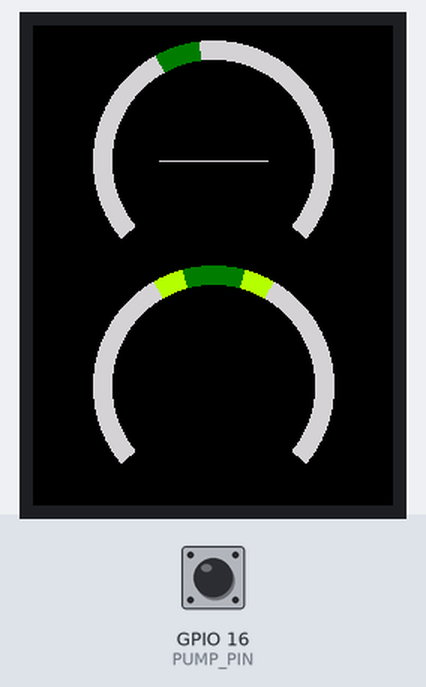
Bench run of a sketch on a simulated ESP32. On the bench: 240×320 colour display. Inputs (shaded band) come from the test bench; at power-on: GPIO 16 (PUMP_PIN) HIGH. WiFi joins after 1.5 s; servers stay silent unless stated; what the sketch prints to the serial monitor is not drawn.

Above: at 0.4 s.
At 3.4 s:
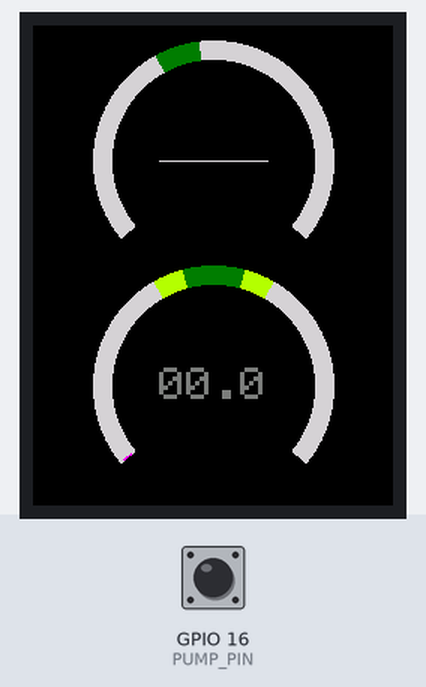
3.5 s: GPIO 16 (PUMP_PIN) pulled LOW for 3.2 s
At 6.9 s:
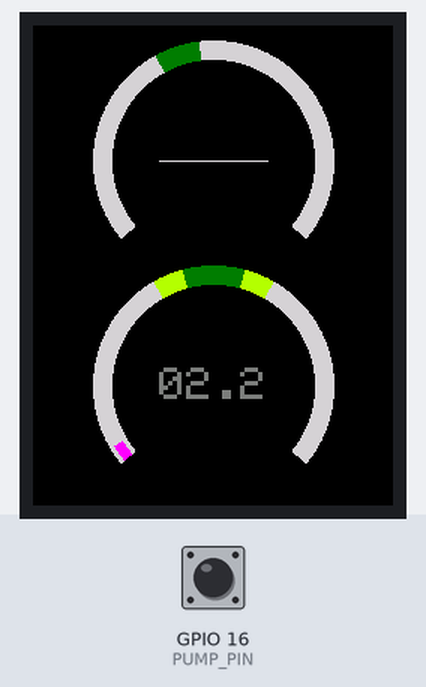
Timing chart, 0 to 8.4 s (numbered marks = the images above; inputs shaded):
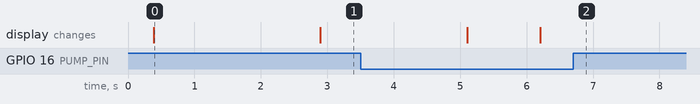

Measured:
- after the input at 3.5 s, the display: first changes after 1.6 s (image 2 shows a later state)
- what the display in image 0 shows lasts 2.5 s, from 0.4 s to 2.9 s

The sketch:

maralicious.ino
```cpp
#include <Arduino.h>


#include "src/config/secrets.h"
#include "src/config/debug.h"
#include "src/config/pins.h"

#include "src/MaraDisplayer.h"
#include "src/MaraWifiServer.h"
#include "src/MaraSerialReader.h"
#include "src/MaraTimer.h"

MaraDisplayer* md;
MaraWifiServer* mws;
MaraSerialReader* msr;
MaraTimer* mt;

void setup()
{
    Serial.begin(115200);
    Serial.println("Starting setup");

    // timer
    mt = new MaraTimer(PUMP_PIN);
    // display
    md = new MaraDisplayer();
    // wifi
    mws = new MaraWifiServer(80, wifiSsid, wifiPassword);
    //serial
    msr = MaraSerialReader::getInstance();
    Serial.println("Ending setup");
}

void loop()
{
    char buffer[128];
    MaraSerialReader::MaraXOutput maraXOutput;
    long timer;

    if(msr->readMaraSerial(maraXOutput))
    {
        md->drawTempArc(maraXOutput.hxTemp, maraXOutput.steamTemp);
        md->drawHeaterOnDot(maraXOutput.heaterOn);
        md->drawStatusChar(maraXOutput.steamOrBrew);
        sprintf(buffer, "Read: %s\n", maraXOutput.completeString.c_str());
        mws->broadcastMessage(buffer);
    }
    else
    {
        sprintf(buffer, "Failed to parse :%s\n", maraXOutput.completeString.c_str());
        mws->broadcastMessage(buffer);
    }
    timer = mt->stopwatch();

    md->drawTimerArc(timer);
    delay(100);
}
```

MaraDisplayer.cpp
```cpp
#include "MaraDisplayer.h"
#include <math.h>

#include "config/debug.h"
#include "config/espresso_parameters.h"

#define ARC_ANGLE 260
#define ARC_WIDTH 12
#define TIMER_FONT 1
#define BACKGROUND_COLOR TFT_BLACK
#define TIMER_COLOR TFT_MAGENTA
#define TARGET_TIME_COLOR TFT_DARKGREEN
#define LESSER_TARGET_TIME_COLOR TFT_GREENYELLOW
#define HEATER_DOT_SIZE 5

//apparently this needs to be defined in global scope only
TFT_eSPI tft = TFT_eSPI();

MaraDisplayer::MaraDisplayer()
{
    tft.init();
    tft.invertDisplay(1);
    tft.setRotation(2);
    tft.setTextSize(3);
    tft.fillScreen(TFT_WHITE); //quick and dirty ghosting fix on boot
    delay(50);
    tft.fillScreen(BACKGROUND_COLOR);
    tft.setTextColor(TFT_DARKGREY, BACKGROUND_COLOR);

    //idk why this works but its somehow a good radius on the t-display, probably needs to be fixed for other displays
    timerRadius = tft.height()/4;

    timerCenterX = tft.width()/2;
    //bottom of the screen
    timerCenterY = tft.height() - timerRadius;

    barStart = 180-ARC_ANGLE/2;
    barEnd = 180+ARC_ANGLE/2;
    greenBarStart = 180-((ARC_ANGLE/2) * TARGET_SHOT_TIME_RANGE/TARGET_SHOT_TIME);
    greenBarEnd = 180+((ARC_ANGLE/2) * TARGET_SHOT_TIME_RANGE/TARGET_SHOT_TIME);
    yellowBarStart = 180-((ARC_ANGLE/2) * TARGET_SHOT_TIME_LESSER_RANGE/TARGET_SHOT_TIME);
    yellowBarEnd = 180+((ARC_ANGLE/2) * TARGET_SHOT_TIME_LESSER_RANGE/TARGET_SHOT_TIME);


    //temperature thing is on the top of the display
    tempRadius = timerRadius;
    tempCenterX = timerCenterX;
    tempCenterY = tempRadius + 10;

    targetTemperatureArcAngle = map(HX_TARGET_TEMPERATURE, HX_TEMP_LOWER_LIMIT, HX_TEMP_UPPER_LIMIT, 180-ARC_ANGLE/2, 180+ARC_ANGLE/2);
    targetTempStart = targetTemperatureArcAngle - map(HX_TARGET_TEMPERATURE_RANGE, 0, HX_TARGET_TEMPERATURE, 0, ARC_ANGLE);
    targetTempEnd = targetTemperatureArcAngle + map(HX_TARGET_TEMPERATURE_RANGE, 0, HX_TARGET_TEMPERATURE, 0, ARC_ANGLE);

    drawTimerArcOutline();
    drawTempArcOutline();
}


/// @brief Draws an arc based on the timer input, arc is constrained between 0 and 2 * TARGET_SHOT_TIME so that target is always on top
/// @param currentTime int, timer value in milliseconds
void MaraDisplayer::drawTimerArc(time_t currentTime)
{
    if (previousTimer > currentTime) //reset the timer
        drawTimerArcOutline();

    previousTimer = currentTime;
    static char buff[16];

#ifdef LIVE_DEBUG
    Serial.print("Current time: ");
    Serial.println(currentTime);

#endif

    //constrain time to within the bar's limits
    currentTime = constrain(currentTime, 0, 2 * TARGET_SHOT_TIME * 1000);

    //linscale weighted bar length
    //add 1 to not have a 0 length bar causing shenanigans
    int timerBarEnd = map(currentTime, 0, 2 * TARGET_SHOT_TIME * 1000, barStart, barEnd) + 1;

    tft.drawSmoothArc(timerCenterX, timerCenterY, timerRadius - ARC_WIDTH/4, timerRadius - (ARC_WIDTH * 3)/4, barStart, timerBarEnd, TIMER_COLOR, TIMER_COLOR, true );
    sprintf(buff, "%02d.%d", currentTime / 1000, (currentTime % 1000) / 100);
    tft.drawCentreString(buff, timerCenterX, timerCenterY - tft.fontHeight(TIMER_FONT)/2, TIMER_FONT);
}

/// @brief Draws the outline for the timer dial/arc thing
void MaraDisplayer::drawTimerArcOutline()
{
    tft.drawSmoothArc(timerCenterX, timerCenterY, timerRadius, timerRadius - ARC_WIDTH, barStart, barEnd, TFT_LIGHTGREY, TFT_LIGHTGREY, true );
    tft.drawSmoothArc(timerCenterX, timerCenterY, timerRadius, timerRadius - ARC_WIDTH, yellowBarStart, yellowBarEnd, LESSER_TARGET_TIME_COLOR, LESSER_TARGET_TIME_COLOR, false );
    tft.drawSmoothArc(timerCenterX, timerCenterY, timerRadius, timerRadius - ARC_WIDTH, greenBarStart, greenBarEnd, TARGET_TIME_COLOR, TARGET_TIME_COLOR, false );

}

/// @brief Draws the outline for the temperature dial/arc thing
void MaraDisplayer::drawTempArcOutline()
{
    tft.drawSmoothArc(tempCenterX, tempCenterY, tempRadius, tempRadius - ARC_WIDTH, barStart, barEnd, TFT_LIGHTGREY, TFT_LIGHTGREY, true );
    //add in target arcs
    tft.drawSmoothArc(tempCenterX, tempCenterY, tempRadius, tempRadius - ARC_WIDTH, targetTempStart, targetTempEnd, TARGET_TIME_COLOR, TARGET_TIME_COLOR, false );

    tft.setTextSize(2);
    //draw a horizontal line between the above two strings
    tft.drawLine(tempCenterX - tft.textWidth("25.7 C")/2, tempCenterY, tempCenterX + tft.textWidth("25.7 C")/2, tempCenterY, TFT_LIGHTGREY);
    tft.setTextSize(3);
}


/// @brief Draws the temperature dial/arc thing, the arc dial is for the heat exchanger temperature but the steam boiler temperature is also printed
/// @param hxTemp int, heat exchanger temperature
/// @param steamTemp int, steam boiler temperature
void MaraDisplayer::drawTempArc(int hxTemp, int steamTemp)
{
    char buff[16];

    //record temperature from last call, if its less than the new temperature, redraw the outline
    if (lastTemp > hxTemp)
        drawTempArcOutline();
    lastTemp = hxTemp;

    //constrain temp to be within the bar's limits
    int hxConstrainedTemp = constrain(hxTemp, HX_TEMP_LOWER_LIMIT, HX_TEMP_UPPER_LIMIT);

    //linscale weighted bar length
    //add 1 to not have a 0 length bar causing shenanigans
    int timerBarEnd = map(hxConstrainedTemp, HX_TEMP_LOWER_LIMIT, HX_TEMP_UPPER_LIMIT, barStart, barEnd) + 1;
    tft.drawSmoothArc(tempCenterX, tempCenterY, tempRadius - ARC_WIDTH/4, tempRadius - (ARC_WIDTH * 3)/4, barStart, timerBarEnd, TIMER_COLOR, TIMER_COLOR, true );


    //print temperatures
    tft.setTextSize(2);
    sprintf(buff, "%3d C", hxTemp);
    tft.drawCentreString(buff, tempCenterX, tempCenterY - tft.fontHeight(TIMER_FONT) - 2, TIMER_FONT);
    sprintf(buff, "%3d C", steamTemp);
    tft.drawCentreString(buff, tempCenterX, tempCenterY + 4, TIMER_FONT);
    tft.setTextSize(3);
}


/// @brief Draw a small green dot on the lower left of the display whenever the heater is on
/// @param heaterOn boolean, true if heater is on
void MaraDisplayer::drawHeaterOnDot(bool heaterOn)
{
    tft.fillCircle(HEATER_DOT_SIZE + 2, tft.height() - HEATER_DOT_SIZE - 2, HEATER_DOT_SIZE, heaterOn ? TFT_GREEN : BACKGROUND_COLOR);
}


/// @brief Draws a single character in the lower right of the screen, shows whether mara is on steam or coffee priority mode
/// @param statusChar char to draw
void MaraDisplayer::drawStatusChar(char statusChar)
{
    tft.drawChar(tft.width() - tft.textWidth("X", TIMER_FONT)/2, tft.height() - tft.fontHeight(TIMER_FONT)/2, statusChar, TFT_WHITE, BACKGROUND_COLOR, TIMER_FONT);
}


/// @brief Calculates arc angle based on a chord, useful for figuring how wide an arc should be to fit a screen
/// @param radius radius of the arc
/// @param chord length of chord to fit
/// @return int, full angle of arc to fit chord in degrees
int MaraDisplayer::arcDegreeFromChord(int radius, int chord)
{
    return (acos(radius / sqrt(radius * radius + chord * chord)) * 180)/M_PI;

}
```

MaraDisplayer.h
```cpp
#pragma once

#include <TFT_eSPI.h>
#include <SPI.h>
#include <User_Setup_Select.h>

/// @brief Displays stats from the MaraX on a TFT display
class MaraDisplayer
{
    public:
        MaraDisplayer();
        void drawSetup();
        void drawTimerArc(time_t currentTime);
        void drawTempArc(int hxTemp, int steamTemp);
        void drawHeaterOnDot(bool heaterOn);
        void drawStatusChar(char statusChar);
    private:
        void drawTimerArcOutline();
        void drawTempArcOutline();
        int arcDegreeFromChord(int radius, int chord);

        int timerRadius ;
        int timerCenterX;
        int timerCenterY;
        int barStart;
        int barEnd;
        int greenBarStart;
        int greenBarEnd;
        int yellowBarStart;
        int yellowBarEnd;

        int tempCenterX;
        int tempCenterY;
        int tempRadius;
        int targetTemperatureArcAngle;
        int targetTempStart;
        int targetTempEnd;

        int previousTimer = 0;
        int lastTemp = 0;
};
```

MaraSerialReader.cpp
```cpp
#include "MaraSerialReader.h"

#include <Arduino.h>
#include <regex>

#include "config/pins.h"
#include "config/debug.h"

MaraSerialReader* MaraSerialReader::instance = nullptr;

/// @brief Constructor for MaraSerialReader, private because this is a singleton
MaraSerialReader::MaraSerialReader()
{
    Serial2.begin(9600, SERIAL_8N1, MARAX_RX_PIN, MARAX_TX_PIN);
}

/// @brief Singleton getter for MaraSerialReader, call this to get an instance
/// @return Pointer to the MaraSerialReader singleton
MaraSerialReader* MaraSerialReader::getInstance()
{
    if (instance == nullptr)
    {
        instance = new MaraSerialReader();
    }
    return instance;
}

/// @brief Reads the mara serial port and parses the output
/// @param maraXOutput MaraXOutput object to place the output into if found
/// @return True if a full output was found, false otherwise
bool MaraSerialReader::readMaraSerial(MaraXOutput &maraXOutput)
{
    char buffer[BUFFER_SIZE] = "";

#ifndef DEBUG
    Serial2.read(buffer, BUFFER_SIZE);
#else
    strcpy(buffer, "C1.19,116,124,095,0560,0");
#endif

    //we append and parse in case it takes multiple calls to the serial port to get a full output
    stringToParse += buffer;

    return parseSerial(maraXOutput);

}

// C1.19,116,124,095,0560,0
static const std::regex maraXRegexPattern("(C|V)1\\.(\\d{2}),(\\d{3}),(\\d{3}),(\\d{3}),(\\d{4}),(0|1)");

/// @brief Parse stringToParse and place the output into out
/// @param out filled with the output if found
/// @return if the correct string was found and out was filled or not
bool MaraSerialReader::parseSerial(MaraXOutput &out)
{

    std::smatch match;
    if (std::regex_search(stringToParse, match, maraXRegexPattern)) {
        out.time = millis();

        out.steamOrBrew = match[1].str()[0];
        out.version = std::stoi(match[2].str());
        out.steamTemp = std::stoi(match[3].str());
        out.targetTemp = std::stoi(match[4].str());
        out.hxTemp = std::stoi(match[5].str());
        out.heatingCountdown = std::stoi(match[6].str());
        out.heaterOn = std::stoi(match[7].str());


        out.completeString = match.str();
        //whenever we find a match we wipe stringToParse, but if we don't we keep it because the serial data may come in chunks
        stringToParse.clear();

        return true;
    } else {
        //return false if no match is found, still fill the completeString though
        out.completeString = stringToParse;
        return false;
    }
}
```

MaraSerialReader.h
```cpp
#pragma once
#define BUFFER_SIZE 64

#include <string>

/// @brief Singleton which reads from the mara serial port and parses the output
class MaraSerialReader
{
public:
    // C1.19,116,124,095,0560,0
    /// @brief Struct containing the output of the Mara serial port
    typedef struct MaraXOutput
    {
        char steamOrBrew;
        int version;
        int steamTemp;
        int targetTemp;
        int hxTemp;
        int heatingCountdown;
        bool heaterOn;

        std::string completeString = "";
        time_t time;

    } MaraXOutput;

    /// @brief This is a singleton, should not be clonable, use getInstance() instead
    MaraSerialReader(MaraSerialReader &other) = delete;

    /// @brief This is a singleton, should not be assignable, use getInstance() instead
    void operator=(const MaraSerialReader &) = delete;

    static MaraSerialReader* getInstance();

    bool readMaraSerial(MaraXOutput &MaraXOutput);

protected:
    MaraSerialReader();


private:
    static MaraSerialReader* instance;
    std::string stringToParse = "";

    bool parseSerial(MaraXOutput &out);

};
```

MaraTimer.cpp
```cpp
#include "MaraTimer.h"

#include <Arduino.h>

#include "config/debug.h"

MaraTimer::MaraTimer(int pumpSensorPin)
{
    this->pumpSensorPin = pumpSensorPin;
    pinMode(pumpSensorPin, INPUT_PULLUP);
}

/// @brief checks if the set timer pin is enabled
/// @return true if the timer pin is enabled, false otherwise
bool MaraTimer::isPumpEnabled()
{
    return !digitalRead(pumpSensorPin);
}


//may be wise to add a debouncing function but a capacitor across the reed switch seems to fix bouncing

/// @brief checks if pump is enabled and runs a timer for its duration
/// @return the time in milliseconds since pump was enabled
long MaraTimer::stopwatch()
{
#ifdef TEST_DEBUG
    return millis();
#endif
    if (isPumpEnabled())
    {
#ifdef LIVE_DEBUG
        Serial.println("Time Pin Enabled");
#endif
        if(!timerEnabled) //timer becomes enabled
        {
            startTime = millis();
            timerEnabled = true;
            return 0;
        }
        endTime = millis();
    }
    else
    {
        if(timerEnabled) //disable timer
            timerEnabled = 0;
    }
    return endTime -  startTime;
}
```

MaraTimer.h
```cpp
#pragma once

class MaraTimer
{
    public:
        MaraTimer(int pumpSensorPin);
        bool isPumpEnabled();
        long stopwatch();
    private:
        int pumpSensorPin;
        bool timerEnabled = false;
        long startTime = 0;
        long endTime = 0;
};
```

MaraWifiServer.cpp
```cpp
#include "MaraWifiServer.h"
#include "WiFi.h"

MaraWifiServer::MaraWifiServer(unsigned int port, const char *const ssid, const char *const password)
    : server(port)
{
    if(WiFi.status() == WL_CONNECTED)
    {
        properlyInitialized = true;
        return;
    }

    WiFi.mode(WIFI_STA);
    WiFi.begin(ssid, password);
    int status = WiFi.waitForConnectResult();
    if (status == WL_CONNECTED)
    {
        Serial.print("Connected to wifi with IP ");
        Serial.println(WiFi.localIP());
        properlyInitialized = true;
        server.begin();
    }
    else
    {
        Serial.println("Failed to connect to WiFi");
        properlyInitialized = false;
    }
}

bool MaraWifiServer::broadcastMessage(const char *const message)
{
    if (!properlyInitialized)
    {
        return false;
    }


    WiFiClient client = server.available();
    if (client)
    {
        clients.push_back(client);
    }

    //theoretically I should be able to simplify all this down into server.write(message),
    //but the people at espressify apparently forgot to implement that function so lol
    for (auto it = clients.begin(); it != clients.end();)
    {
        if (it->connected())
        {
            it->print(message);
            ++it;
        }
        else
        {
            it = clients.erase(it);
        }
    }

    return true;
}
```

MaraWifiServer.h
```cpp
#pragma once

#include "WiFi.h"

#include <list>

class MaraWifiServer
{
public:
    MaraWifiServer(unsigned int port, const char *const ssid, const char *const password);
    bool broadcastMessage(const char *const message);

    private:
        WiFiServer server;
        std::list<WiFiClient> clients;
        bool properlyInitialized;
};
```

debug.h
```cpp
#pragma once


//Choose a test mode, only one can be enabled at a time, none should be for production
//#define TEST_DEBUG //for debugging without the mara
//#define LIVE_DEBUG //for debugging on the mara itself

#if defined TEST_DEBUG && defined LIVE_DEBUG
    #error "Cannot have both test and live debug enabled, please fix in debug.h"
#endif
```

espresso_parameters.h
```cpp
#pragma once


//file for various espresso paramteters
#define TARGET_SHOT_TIME 34
#define TARGET_SHOT_TIME_RANGE 4
#define TARGET_SHOT_TIME_LESSER_RANGE 8

#define HX_TARGET_TEMPERATURE 93
#define HX_TARGET_TEMPERATURE_RANGE 4
#define HX_TEMP_LOWER_LIMIT 80
#define HX_TEMP_UPPER_LIMIT 110
```

pins.h
```cpp
#pragma once

//DEFINE ONE AND ONLY ONE

//#define T_DISPLAY
#define T_DISPLAY_S3

#ifdef T_DISPLAY

#define PUMP_PIN 27

//black yellow
#define MARAX_TX_PIN 26
//white orange
#define MARAX_RX_PIN 25

#define BUTTONA_PIN  0
#define BUTTONB_PIN  35


#elif defined(T_DISPLAY_S3)

#define PUMP_PIN 16

//black yellow
#define MARAX_TX_PIN 12
//white orange
#define MARAX_RX_PIN 13

#define BUTTONA_PIN  0
#define BUTTONB_PIN  35

#endif
```

secrets.h
```cpp
#pragma once

const char* wifiSsid = "";
const char* wifiPassword = "";
```
